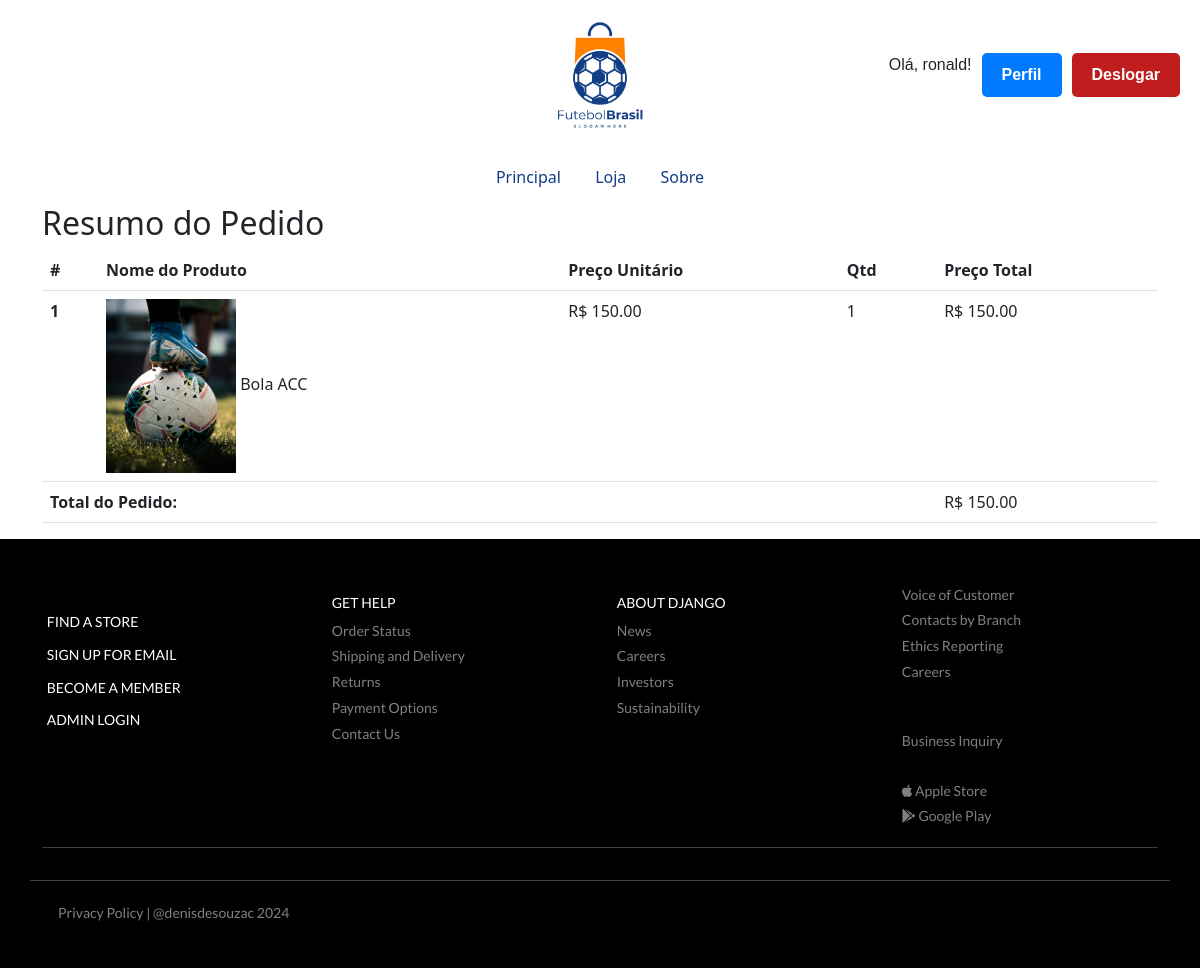
/order-summary/ (signed in), run on the app's committed database.
### store/models.py (models this page shows, shortened)
class OrderItem(models.Model):
    order = models.ForeignKey(Order, on_delete=models.CASCADE, related_name='order_items')
    product = models.ForeignKey(Product, on_delete=models.CASCADE, related_name='order_items')
    quantity = models.IntegerField(default=1)
    unit_price = models.DecimalField(max_digits=10, decimal_places=2, default=0.00)
    total_price = models.DecimalField(max_digits=10, decimal_places=2, default=0.00)

class Order(models.Model):
    order_date = models.DateTimeField(auto_now_add=True)
    status = models.CharField(max_length=20, choices=[('pending', 'Pending'), ('shipped', 'Shipped'), ('delivered', 'Delivered'), ('cancelled', 'Cancelled')])
    client = models.ForeignKey(Client, on_delete=models.CASCADE, related_name='orders')
    delivery_address = models.CharField(max_length=200, blank=True)
    def get_total_price(self):
        return sum(item.total_price for item in self.order_items.all())

### catalog/models.py (models this page shows, shortened)
class Product(models.Model):
    name = models.CharField(max_length=40)
    description = models.TextField(max_length=200)
    price = models.DecimalField(max_digits=10, decimal_places=2)  # Usando DecimalField para precisão de preços
    quantity_in_stock = models.PositiveIntegerField(default=0)
    image = models.ImageField(upload_to='images/', null=True, blank=True)
    category = models.ForeignKey(Category, on_delete=models.CASCADE, related_name='products')

### store/views.py (the view)
# urls.py: path('order-summary/', views.order_summary, name='order-summary'),
def order_summary(request):
    if request.user.is_authenticated:
        order = Order.objects.filter(client__user=request.user).order_by('-order_date').first()
        if not order:
            return render(request, 'order_summary.html', {'message': 'No orders found.'})
        return render(request, 'order_summary.html', {'order': order})
    else:
        return render(request, 'order_summary.html', {'message': 'You need to log in to view this page.'})

### store/templates/order_summary.html
{% extends 'base.html' %}
{% load static %}
{% block conteudo %}
<div class="container">
  <div class="row">
    <div class="col-lg-12">
      <h2>Resumo do Pedido</h2>
      <table class="table">
        <thead>
          <tr>
            <th scope="col">#</th>
            <th scope="col">Nome do Produto</th>
            <th scope="col">Preço Unitário</th>
            <th scope="col">Qtd</th>
            <th scope="col">Preço Total</th>
          </tr>
        </thead>
        <tbody>
          {% for order_item in order.order_items.all %}
          <tr>
            <th scope="row">{{ forloop.counter }}</th>
            <td>
              {% if order_item.product.image %}
                <img src="{{ order_item.product.image.url }}" style="width: 130px;">
              {% else %}
                No Image
              {% endif %}
              {{ order_item.product.name }}
            </td>
            <td>R$ {{ order_item.unit_price }}</td>
            <td>{{ order_item.quantity }}</td>
            <td>R$ {{ order_item.total_price }}</td>
          </tr>
          {% empty %}
          <tr>
            <td colspan="5">Nenhum item no pedido</td>
          </tr>
          {% endfor %}
          <tr>
            <td colspan="4"><b>Total do Pedido:</b></td>
            <td>R$ {{ order.get_total_price }}</td>
          </tr>
        </tbody>
      </table>
    </div>
  </div>
</div>
{% endblock conteudo %}

### store/templates/header.html (shortened to what this page needs)
<!DOCTYPE html>
<html lang="pt-br">
<head>
    {% load static %}
    <link rel="stylesheet" href="{% static 'style.css' %}">
</head>
<body>
    <header>
        <img src="/media/logo.jpg" alt="">
        <div class="botao-container">
            {% if user.is_authenticated %}
                <span class="nome-usuario">Olá, {{ user.first_name }}!</span>
                <a href="{% url 'perfil' %}" class="botao logar">Perfil</a>
                <a href="{% url 'logout' %}" class="botao deslogar">Deslogar</a>
            {% else %}
            <a href="{% url 'login' %}" class="botao logar">Logar</a>
            <a href="{% url 'signup' %}" class="botao cadastre-se">Cadastre-se</a>
            {% endif %}
        </div>
    </header>
</body>
</html>

### staticfiles/style.css (style rules this page uses)
header { font-family: Arial, sans-serif; display: flex; justify-content: center; align-items: center; height: 150px; background-color: #ffffff; margin: 0; position: relative; }
header img { height: 150px; width: 150px; }
.botao-container { position: absolute; right: 20px; top: 50%; transform: translateY(-50%); display: flex; gap: 10px; }
.botao { padding: 6px 12px; font-size: 16px; border: none; border-radius: 5px; cursor: pointer; transition: background-color 0.3s ease; }
.logar { background-color: #4CAF50; color: white; }
.deslogar { background-color: #c01e1e; color: white; }
.botao { padding: 10px 20px; border: none; border-radius: 5px; color: #fff; text-align: center; cursor: pointer; text-decoration: none; font-weight: bold; }
.botao.logar { background-color: #007bff; }

### data on the page
OrderItem: product.image (picture), product.name "Bola ACC", unit_price "150.00", quantity "1", total_price "150.00"
Order: get_total_price "150.00"

### other printed values
{{ user.first_name }} "ronald"
